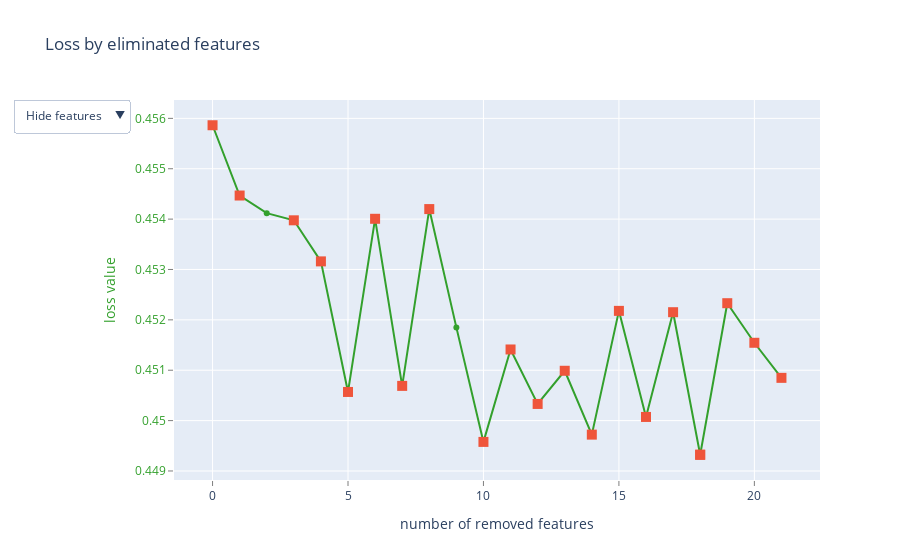

The cell this chart's notebook holds for it:
### Markdown cell above
##### end of lgb

### Code cell
feature_set = select_features(algorithm=EFeaturesSelectionAlgorithm.RecursiveByShapValues, steps=20)

### Figure 1 — Plotly figure (JSON) as saved in the notebook; plotly's stock layout.template omitted (floating-point values rounded to 4 significant figures)
{"data": [{"line": {"color": "rgb(51,160,44)"}, "mode": "lines+markers", "name": "", "text": ["", "user_id", "income_desc", "household_size_desc", "age_desc", "kid_category_desc", "manufacturer_freq", "homeowner_desc", "marital_status_code", "std_n_item_categories_basket", "curr_size_of_product", "curr_size_of_product_freq", "users_unique_departments", "avg_num_purchases_week", "item_quantity_per_week", "manufacturer", "hh_comp_desc", "sub_commodity_desc_freq", "department", "commodity_category", "mean_sales_value_category", "total_quantity_value"], "type": "scatter", "x": [0, 1, 2, 3, 4, 5, 6, 7, 8, 9, 10, 11, 12, 13, 14, 15, 16, 17, 18, 19, 20, 21], "y": [0.4559, 0.4545, 0.4541, 0.454, 0.4532, 0.4506, 0.454, 0.4507, 0.4542, 0.4519, 0.4496, 0.4514, 0.4503, 0.451, 0.4497, 0.4522, 0.4501, 0.4522, 0.4493, 0.4523, 0.4515, 0.4508]}, {"marker": {"size": 10, "symbol": "square"}, "mode": "markers", "name": "", "text": ["", "user_id", "household_size_desc", "age_desc", "kid_category_desc", "manufacturer_freq", "homeowner_desc", "marital_status_code", "curr_size_of_product", "curr_size_of_product_freq", "users_unique_departments", "avg_num_purchases_week", "item_quantity_per_week", "manufacturer", "hh_comp_desc", "sub_commodity_desc_freq", "department", "department", "commodity_category", "mean_sales_value_category", "total_quantity_value"], "type": "scatter", "x": [0, 1, 3, 4, 5, 6, 7, 8, 10, 11, 12, 13, 14, 15, 16, 17, 18, 18, 19, 20, 21], "y": [0.4559, 0.4545, 0.454, 0.4532, 0.4506, 0.454, 0.4507, 0.4542, 0.4496, 0.4514, 0.4503, 0.451, 0.4497, 0.4522, 0.4501, 0.4522, 0.4493, 0.4493, 0.4523, 0.4515, 0.4508]}, {"mode": "text", "name": "", "text": ["", "0", "16", "19", "14", "20", "8", "17", "15", "54", "7", "12", "33", "40", "26", "2", "18", "11", "3", "13", "38", "22"], "textfont": {"color": "rgb(51,160,44)", "family": "sans serif", "size": 18}, "textposition": "bottom center", "type": "scatter", "visible": false, "x": [0, 1, 2, 3, 4, 5, 6, 7, 8, 9, 10, 11, 12, 13, 14, 15, 16, 17, 18, 19, 20, 21], "y": [0.4559, 0.4545, 0.4541, 0.454, 0.4532, 0.4506, 0.454, 0.4507, 0.4542, 0.4519, 0.4496, 0.4514, 0.4503, 0.451, 0.4497, 0.4522, 0.4501, 0.4522, 0.4493, 0.4523, 0.4515, 0.4508]}, {"mode": "text", "name": "", "text": ["", "user_id", "income_desc", "household_size_desc", "age_desc", "kid_category_desc", "manufacturer_freq", "homeowner_desc", "marital_status_code", "std_n_item_categories_basket", "curr_size_of_product", "curr_size_of_product_freq", "users_unique_departments", "avg_num_purchases_week", "item_quantity_per_week", "manufacturer", "hh_comp_desc", "sub_commodity_desc_freq", "department", "commodity_category", "mean_sales_value_category", "total_quantity_value"], "textfont": {"color": "rgb(51,160,44)", "family": "sans serif", "size": 18}, "textposition": "bottom center", "type": "scatter", "visible": false, "x": [0, 1, 2, 3, 4, 5, 6, 7, 8, 9, 10, 11, 12, 13, 14, 15, 16, 17, 18, 19, 20, 21], "y": [0.4559, 0.4545, 0.4541, 0.454, 0.4532, 0.4506, 0.454, 0.4507, 0.4542, 0.4519, 0.4496, 0.4514, 0.4503, 0.451, 0.4497, 0.4522, 0.4501, 0.4522, 0.4493, 0.4523, 0.4515, 0.4508]}], "layout": {"showlegend": false, "title": {"text": "Loss by eliminated features"}, "updatemenus": [{"active": 0, "buttons": [{"args": [{"visible": [true, true, false, false]}], "label": "Hide features", "method": "update"}, {"args": [{"visible": [true, true, true, false]}], "label": "Show indices", "method": "update"}, {"args": [{"visible": [true, true, false, true]}], "label": "Show names", "method": "update"}], "pad": {"r": 10, "t": 10}, "showactive": true, "x": -0.25, "xanchor": "left", "y": 1.03, "yanchor": "top"}], "xaxis": {"gridcolor": "rgb(255,255,255)", "showgrid": true, "showline": false, "showticklabels": true, "tickcolor": "rgb(127,127,127)", "ticks": "outside", "title": {"text": "number of removed features"}, "zeroline": false}, "yaxis": {"gridcolor": "rgb(255,255,255)", "showgrid": true, "showline": false, "showticklabels": true, "tickcolor": "rgb(127,127,127)", "tickfont": {"color": "rgb(51,160,44)"}, "ticks": "outside", "title": {"font": {"color": "rgb(51,160,44)"}, "text": "loss value"}, "zeroline": false}}}
